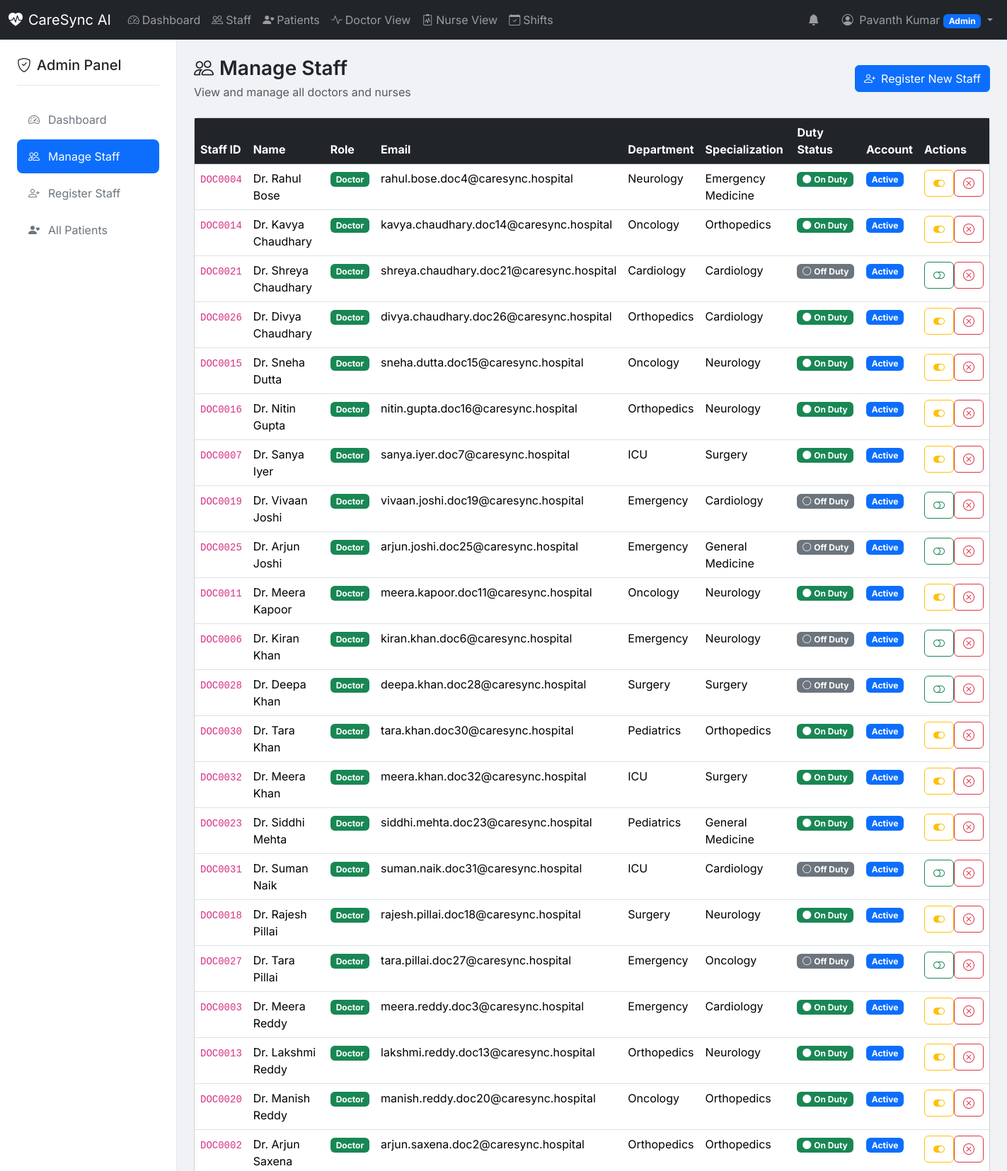
/admin/users (signed in, upper part), run on the app's committed database.
### models.py (models this page shows, shortened)
class StaffMember(db.Model):
    __tablename__ = 'staff_members'
    id = db.Column(db.Integer, primary_key=True)
    staff_id = db.Column(db.String(50), unique=True, nullable=False)
    password_hash = db.Column(db.String(256), nullable=False)
    first_name = db.Column(db.String(100), nullable=False)
    last_name = db.Column(db.String(100), nullable=False)
    email = db.Column(db.String(120), unique=True, nullable=False)
    phone = db.Column(db.String(20), nullable=True)
    role = db.Column(db.String(20), nullable=False)  # 'admin', 'doctor', 'nurse'
    department = db.Column(db.String(100), nullable=True)
    specialization = db.Column(db.String(100), nullable=True)
    is_on_duty = db.Column(db.Boolean, default=False)
    is_active = db.Column(db.Boolean, default=True)
    created_at = db.Column(db.DateTime, default=datetime.now)
    updated_at = db.Column(db.DateTime, default=datetime.now, onupdate=datetime.now)
    @property
    def full_name(self):
        return f"{self.first_name} {self.last_name}"

### routes.py (the view)
@app.route('/admin/users')
@staff_login_required
@admin_required
def admin_users():
    staff = get_staff_user()
    all_staff = StaffMember.query.filter(StaffMember.role != 'admin').order_by(StaffMember.role, StaffMember.last_name).all()
    return render_template('admin/users.html', staff=staff, all_staff=all_staff)

### routes.py (called while the page is built)
@app.before_request
def make_session_permanent():
    session.permanent = True

def get_staff_user():
    if 'staff_id' in session:
        return StaffMember.query.filter_by(id=session['staff_id']).first()
    return None

def staff_login_required(f):
    @wraps(f)
    def decorated_function(*args, **kwargs):
        staff = get_staff_user()
        if not staff:
            flash('Please log in to access this page.', 'warning')
            return redirect(url_for('staff_login'))
        return f(*args, **kwargs)
    return decorated_function

def admin_required(f):
    @wraps(f)
    def decorated_function(*args, **kwargs):
        staff = get_staff_user()
        if not staff or staff.role != 'admin':
            flash('Admin access required.', 'danger')
            return redirect(url_for('staff_login'))
        return f(*args, **kwargs)
    return decorated_function

@app.context_processor
def utility_processor():
    return {
        'now': datetime.now(),
        'get_staff_user': get_staff_user
    }

### templates/admin/users.html (shortened to what this page needs)
{% extends "dashboard_base.html" %}
{% block sidebar %}
<div class="sidebar-content">
    <div class="sidebar-header">
        <h5><i class="bi bi-shield-check me-2"></i>Admin Panel</h5>
    </div>
    <nav class="sidebar-nav">
        <a href="{{ url_for('admin_dashboard') }}" class="nav-link">
            <i class="bi bi-speedometer2"></i>Dashboard
        </a>
        <a href="{{ url_for('admin_users') }}" class="nav-link active">
            <i class="bi bi-people"></i>Manage Staff
        </a>
        <a href="{{ url_for('admin_register') }}" class="nav-link">
            <i class="bi bi-person-plus"></i>Register Staff
        </a>
        <a href="{{ url_for('admin_patients') }}" class="nav-link">
            <i class="bi bi-person-heart"></i>All Patients
        </a>
    </nav>
</div>
{% endblock %}
{% block dashboard_content %}
<div class="page-header d-flex justify-content-between align-items-center">
    <div>
        <h1><i class="bi bi-people me-2"></i>Manage Staff</h1>
        <p class="text-muted">View and manage all doctors and nurses</p>
    </div>
    <a href="{{ url_for('admin_register') }}" class="btn btn-primary">
        <i class="bi bi-person-plus me-2"></i>Register New Staff
    </a>
</div>
<div class="card">
    <div class="card-body p-0">
        <div class="table-responsive">
            <table class="table table-hover mb-0">
                <thead class="table-dark">
                    <tr>
                        <th>Staff ID</th>
                        <th>Name</th>
                        <th>Role</th>
                        <th>Email</th>
                        <th>Department</th>
                        <th>Specialization</th>
                        <th>Duty Status</th>
                        <th>Account</th>
                        <th>Actions</th>
                    </tr>
                </thead>
                <tbody>
                    {% for member in all_staff %}
                    <tr class="{% if not member.is_active %}table-secondary{% endif %}">
                        <td><code>{{ member.staff_id }}</code></td>
                        <td>
                            {% if member.role == 'doctor' %}Dr. {% endif %}{{ member.full_name }}
                        </td>
                        <td>
                            <span class="badge bg-{{ 'success' if member.role == 'doctor' else 'info' }}">
                                {{ member.role|title }}
                            </span>
                        </td>
                        <td>{{ member.email }}</td>
                        <td>{{ member.department or '-' }}</td>
                        <td>{{ member.specialization or '-' }}</td>
                        <td>
                            {% if member.is_on_duty %}
                            <span class="badge bg-success"><i class="bi bi-circle-fill me-1"></i>On Duty</span>
                            {% else %}
                            <span class="badge bg-secondary"><i class="bi bi-circle me-1"></i>Off Duty</span>
                            {% endif %}
                        </td>
                        <td>
                            {% if member.is_active %}
                            <span class="badge bg-primary">Active</span>
                            {% else %}
                            <span class="badge bg-danger">Inactive</span>
                            {% endif %}
                        </td>
                        <td>
                            <div class="btn-group btn-group-sm">
                                <form action="{{ url_for('toggle_duty', staff_id=member.id) }}" method="POST" class="d-inline">
                                    <button type="submit" class="btn btn-outline-{{ 'warning' if member.is_on_duty else 'success' }}" title="Toggle Duty">
                                        <i class="bi bi-{{ 'toggle-on' if member.is_on_duty else 'toggle-off' }}"></i>
                                    </button>
                                </form>
                                <form action="{{ url_for('toggle_active', staff_id=member.id) }}" method="POST" class="d-inline">
                                    <button type="submit" class="btn btn-outline-{{ 'danger' if member.is_active else 'primary' }}" title="Toggle Active">
                                        <i class="bi bi-{{ 'x-circle' if member.is_active else 'check-circle' }}"></i>
                                    </button>
                                </form>
                            </div>
                        </td>
                    </tr>
                    {% endfor %}
                </tbody>
            </table>
        </div>
    </div>
</div>
{% endblock %}

### templates/dashboard_base.html (shortened to what this page needs)
{% extends "base.html" %}
{% block body_class %}dashboard-page{% endblock %}
{% block navbar %}
<nav class="navbar navbar-expand-lg navbar-dark bg-dark fixed-top">
    <div class="container-fluid">
        <a class="navbar-brand" href="{{ url_for('dashboard') }}">
            <i class="bi bi-heart-pulse-fill me-2"></i>CareSync AI
        </a>
        <div class="collapse navbar-collapse" id="navbarNav">
            <ul class="navbar-nav me-auto">
                {% if staff.role == 'admin' %}
                <li class="nav-item">
                    <a class="nav-link" href="{{ url_for('admin_dashboard') }}">
                        <i class="bi bi-speedometer2 me-1"></i>Dashboard
                    </a>
                </li>
                <li class="nav-item">
                    <a class="nav-link" href="{{ url_for('admin_users') }}">
                        <i class="bi bi-people me-1"></i>Staff
                    </a>
                </li>
                <li class="nav-item">
                    <a class="nav-link" href="{{ url_for('admin_patients') }}">
                        <i class="bi bi-person-heart me-1"></i>Patients
                    </a>
                </li>
                <li class="nav-item">
                    <a class="nav-link" href="{{ url_for('doctor_dashboard') }}">
                        <i class="bi bi-activity me-1"></i>Doctor View
                    </a>
                </li>
                <li class="nav-item">
                    <a class="nav-link" href="{{ url_for('nurse_dashboard') }}">
                        <i class="bi bi-clipboard2-pulse me-1"></i>Nurse View
                    </a>
                </li>
                {% elif staff.role == 'doctor' %}
                <li class="nav-item">
                    <a class="nav-link" href="{{ url_for('doctor_dashboard') }}">
                        <i class="bi bi-speedometer2 me-1"></i>Dashboard
                    </a>
                </li>
                {% elif staff.role == 'nurse' %}
                <li class="nav-item">
                    <a class="nav-link" href="{{ url_for('nurse_dashboard') }}">
                        <i class="bi bi-speedometer2 me-1"></i>Dashboard
                    </a>
                </li>
                {% endif %}
                <li class="nav-item">
                    <a class="nav-link" href="{{ url_for('shift_management') }}">
                        <i class="bi bi-calendar-check me-1"></i>Shifts
                    </a>
                </li>
            </ul>
            <ul class="navbar-nav">
                <li class="nav-item me-3">
                    <span class="nav-link" id="alertIndicator">
                        <i class="bi bi-bell-fill"></i>
                    </span>
                </li>
                <li class="nav-item dropdown">
                    <a class="nav-link dropdown-toggle" href="#" role="button" data-bs-toggle="dropdown">
                        <i class="bi bi-person-circle me-1"></i>
                        {{ staff.full_name }}
                        <span class="badge bg-{{ 'primary' if staff.role == 'admin' else 'success' if staff.role == 'doctor' else 'info' }}">
                            {{ staff.role|title }}
                        </span>
                    </a>
                </li>
            </ul>
        </div>
    </div>
</nav>
{% endblock %}
{% block content %}
<div class="dashboard-container">
    <div class="sidebar d-none d-lg-block">
        {% block sidebar %}{% endblock %}
    </div>
    <main class="main-content">
        {% block dashboard_content %}{% endblock %}
    </main>
</div>
{% endblock %}

### static/css/style.css (style rules this page uses)
:root { --primary-color: #0d6efd; --secondary-color: #6c757d; --success-color: #198754; --danger-color: #dc3545; --warning-color: #ffc107; --info-color: #0dcaf0; --dark-color: #212529; --light-color: #f8f9fa; --vital-normal: #198754; --vital-warning: #ffc107; --vital-critical: #dc3545; --sidebar-width: 250px; --navbar-height: 56px; }
* { margin: 0; padding: 0; box-sizing: border-box; }
body { font-family: 'Inter', -apple-system, BlinkMacSystemFont, 'Segoe UI', Roboto, sans-serif; background-color: #f0f2f5; min-height: 100vh; }
.dashboard-page { padding-top: var(--navbar-height); }
.dashboard-container { display: flex; min-height: calc(100vh - var(--navbar-height)); }
.sidebar { width: var(--sidebar-width); background: white; border-right: 1px solid #e5e7eb; position: fixed; top: var(--navbar-height); bottom: 0; left: 0; overflow-y: auto; }
.sidebar-content { padding: 1.5rem; }
.sidebar-header { margin-bottom: 1.5rem; padding-bottom: 1rem; border-bottom: 1px solid #e5e7eb; }
.sidebar-header h5 { margin: 0; color: var(--dark-color); }
.sidebar-nav { display: flex; flex-direction: column; gap: 0.25rem; }
.sidebar-nav .nav-link { display: flex; align-items: center; gap: 0.75rem; padding: 0.75rem 1rem; color: var(--secondary-color); text-decoration: none; border-radius: 8px; transition: all 0.2s; }
.sidebar-nav .nav-link.active { background: var(--primary-color); color: white; }
.main-content { flex: 1; margin-left: var(--sidebar-width); padding: 1.5rem; }
.page-header { margin-bottom: 1.5rem; }
.page-header h1 { font-size: 1.75rem; font-weight: 600; color: var(--dark-color); margin-bottom: 0.25rem; }
.page-header p { color: var(--secondary-color); margin: 0; }

### data on the page
StaffMember: full_name "Pavanth Kumar", role "Admin"
StaffMember: staff_id "DOC0004", shows "Dr.", full_name "Rahul Bose", role "Doctor", email "rahul.bose.doc4@caresync.hospital", department "Neurology", specialization "Emergency Medicine", is_on_duty True (drawn), is_active "Active"
StaffMember: staff_id "DOC0014", shows "Dr.", full_name "Kavya Chaudhary", role "Doctor", email "kavya.chaudhary.doc14@caresync.hospital", department "Oncology", specialization "Orthopedics", is_on_duty True (drawn), is_active "Active"
StaffMember: staff_id "DOC0021", shows "Dr.", full_name "Shreya Chaudhary", role "Doctor", email "shreya.chaudhary.doc21@caresync.hospital", department "Cardiology", specialization "Cardiology", is_on_duty False (drawn), is_active "Active"
StaffMember: staff_id "DOC0026", shows "Dr.", full_name "Divya Chaudhary", role "Doctor", email "divya.chaudhary.doc26@caresync.hospital", department "Orthopedics", specialization "Cardiology", is_on_duty True (drawn), is_active "Active"
StaffMember: staff_id "DOC0015", shows "Dr.", full_name "Sneha Dutta", role "Doctor", email "sneha.dutta.doc15@caresync.hospital", department "Oncology", specialization "Neurology", is_on_duty True (drawn), is_active "Active"
StaffMember: staff_id "DOC0016", shows "Dr.", full_name "Nitin Gupta", role "Doctor", email "nitin.gupta.doc16@caresync.hospital", department "Orthopedics", specialization "Neurology", is_on_duty True (drawn), is_active "Active"
StaffMember: staff_id "DOC0007", shows "Dr.", full_name "Sanya Iyer", role "Doctor", email "sanya.iyer.doc7@caresync.hospital", department "ICU", specialization "Surgery", is_on_duty True (drawn), is_active "Active"
StaffMember: staff_id "DOC0019", shows "Dr.", full_name "Vivaan Joshi", role "Doctor", email "vivaan.joshi.doc19@caresync.hospital", department "Emergency", specialization "Cardiology", is_on_duty False (drawn), is_active "Active"
StaffMember: staff_id "DOC0025", shows "Dr.", full_name "Arjun Joshi", role "Doctor", email "arjun.joshi.doc25@caresync.hospital", department "Emergency", specialization "General Medicine", is_on_duty False (drawn), is_active "Active"
StaffMember: staff_id "DOC0011", shows "Dr.", full_name "Meera Kapoor", role "Doctor", email "meera.kapoor.doc11@caresync.hospital", department "Oncology", specialization "Neurology", is_on_duty True (drawn), is_active "Active"
StaffMember: staff_id "DOC0006", shows "Dr.", full_name "Kiran Khan", role "Doctor", email "kiran.khan.doc6@caresync.hospital", department "Emergency", specialization "Neurology", is_on_duty False (drawn), is_active "Active"
StaffMember: staff_id "DOC0028", shows "Dr.", full_name "Deepa Khan", role "Doctor", email "deepa.khan.doc28@caresync.hospital", department "Surgery", specialization "Surgery", is_on_duty False (drawn), is_active "Active"
StaffMember: staff_id "DOC0030", shows "Dr.", full_name "Tara Khan", role "Doctor", email "tara.khan.doc30@caresync.hospital", department "Pediatrics", specialization "Orthopedics", is_on_duty True (drawn), is_active "Active"
StaffMember: staff_id "DOC0032", shows "Dr.", full_name "Meera Khan", role "Doctor", email "meera.khan.doc32@caresync.hospital", department "ICU", specialization "Surgery", is_on_duty True (drawn), is_active "Active"
StaffMember: staff_id "DOC0023", shows "Dr.", full_name "Siddhi Mehta", role "Doctor", email "siddhi.mehta.doc23@caresync.hospital", department "Pediatrics", specialization "General Medicine", is_on_duty True (drawn), is_active "Active"
StaffMember: staff_id "DOC0031", shows "Dr.", full_name "Suman Naik", role "Doctor", email "suman.naik.doc31@caresync.hospital", department "ICU", specialization "Cardiology", is_on_duty False (drawn), is_active "Active"
StaffMember: staff_id "DOC0018", shows "Dr.", full_name "Rajesh Pillai", role "Doctor", email "rajesh.pillai.doc18@caresync.hospital", department "Surgery", specialization "Neurology", is_on_duty True (drawn), is_active "Active"
StaffMember: staff_id "DOC0027", shows "Dr.", full_name "Tara Pillai", role "Doctor", email "tara.pillai.doc27@caresync.hospital", department "Emergency", specialization "Oncology", is_on_duty False (drawn), is_active "Active"
StaffMember: staff_id "DOC0003", shows "Dr.", full_name "Meera Reddy", role "Doctor", email "meera.reddy.doc3@caresync.hospital", department "Emergency", specialization "Cardiology", is_on_duty True (drawn), is_active "Active"
StaffMember: staff_id "DOC0013", shows "Dr.", full_name "Lakshmi Reddy", role "Doctor", email "lakshmi.reddy.doc13@caresync.hospital", department "Orthopedics", specialization "Neurology", is_on_duty True (drawn), is_active "Active"
StaffMember: staff_id "DOC0020", shows "Dr.", full_name "Manish Reddy", role "Doctor", email "manish.reddy.doc20@caresync.hospital", department "Oncology", specialization "Orthopedics", is_on_duty True (drawn), is_active "Active"
StaffMember: staff_id "DOC0002", shows "Dr.", full_name "Arjun Saxena", role "Doctor", email "arjun.saxena.doc2@caresync.hospital", department "Orthopedics", specialization "Orthopedics", is_on_duty True (drawn), is_active "Active"
